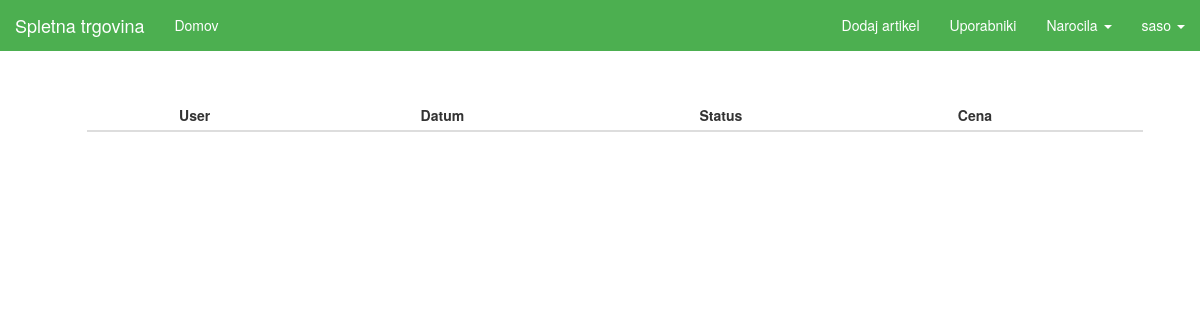
Before: /seller/unprocessed-orders (signed in) with the older database file.
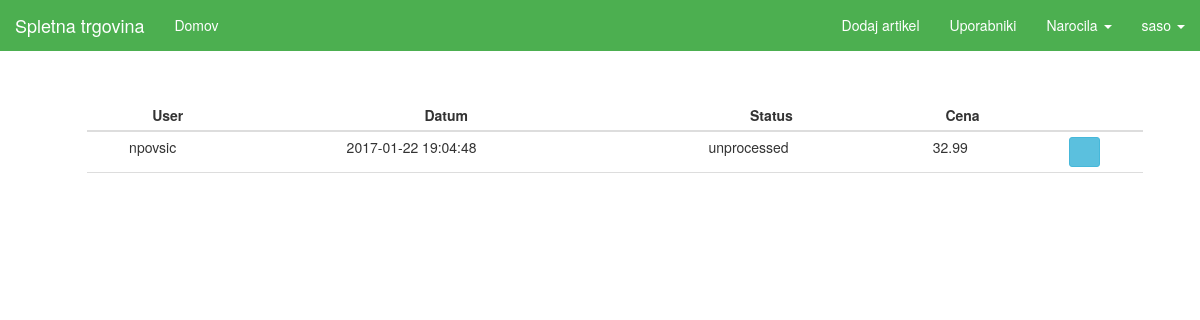
After: the same page with the newer database file.
### tables this page shows
CREATE TABLE `receipt` (
  `id_receipt` int(11) NOT NULL AUTO_INCREMENT,
  `id_user` int(11) DEFAULT NULL,
  `date` timestamp NULL DEFAULT CURRENT_TIMESTAMP,
  `status` varchar(45) NOT NULL,
  `total_cost` double DEFAULT NULL,
  PRIMARY KEY (`id_receipt`)
);

CREATE TABLE `users` (
  `id_user` int(11) NOT NULL AUTO_INCREMENT,
  `first_name` varchar(45) NOT NULL,
  `last_name` varchar(45) DEFAULT NULL,
  `username` varchar(45) DEFAULT NULL,
  `password` longtext,
  `email` varchar(45) DEFAULT NULL,
  `phone_num` varchar(45) DEFAULT NULL,
  `address` varchar(45) DEFAULT NULL,
  `city` varchar(45) DEFAULT NULL,
  `country` varchar(45) DEFAULT NULL,
  `active_user` int(11) NOT NULL,
  `token` int(11) NOT NULL,
  PRIMARY KEY (`id_user`),
  UNIQUE KEY `username_UNIQUE` (`username`),
  UNIQUE KEY `email_UNIQUE` (`email`)
);

### View.php (called while the page is built, shortened)
<?php
class View {
    public static function render($file, $variables = array(), $extract) {
        include($file);
        return ob_get_clean();
    }
}

### sql/DBReceipt.php (called while the page is built, shortened)
<?php
class DBReceipt {
    public static function getUnprocessedReceipts() {
        $db = InitDB::getInstance();
        $stmt = $db->prepare("SELECT * FROM receipt WHERE status = ?");
        $stmt->bindValue(1, "unprocessed");
        $stmt->execute();
        return $stmt->fetchAll();
    }
    public static function getUser($id) {
        $db = InitDB::getInstance();
        $stmt = $db->prepare("SELECT username FROM users WHERE id_user = ?");
        $stmt->bindValue(1, $id);
        $stmt->execute();
        return $stmt->fetch();
    }
}

### view/seller/unprocessed_orders.php (the view, shortened to what the changed rows need)
<!DOCTYPE html>
<html>
<head>
    <?php
    require_once("sql/DBReceipt.php");
    include "view/partials/head.php";
    ?>
</head>
<body>
    <?php include "view/partials/navigation_seller.php"; ?>
    <div class="container">
     <div class="container">
        <div class="wrapper">
            <div class="row active-with-click">
                <table id="cart" class="table table-condensed">
                    <thead>
                    <tr>
                        <th class="text-center text-middle">User</th>
                        <th class="text-center text-middle">Datum</th>
                        <th class="text-center text-middle">Status</th>
                        <th class="text-center text-middle">Cena</th>
                        <th></th>
                    </tr>
                    </thead>
                    <tbody>
                <?php
                    foreach ($variables as $item) { ?>
                        <tr>
                            <td class="text-center text-middle" data-th="name">
                                <div class="row">
                                    <div class="col-sm-10">
                                        <p class="nomargin"><?php echo DBReceipt::getUser($item['id_user'])['username'] ?></p>
                                    </div>
                                </div>
                            </td>
                            <td class="text-center text-middle" data-th="username">
                                <div class="row">
                                    <div class="col-sm-10">
                                        <p class="nomargin"><?php echo $item['date'] ?></p>
                                    </div>
                                </div>
                            </td>
                            <td class="text-center text-middle" data-th="email">
                                <div class="row">
                                    <div class="col-sm-10">
                                        <p class="nomargin"><?php echo $item['status'] ?></p>
                                    </div>
                                </div>
                            </td>
                            <td class="text-center text-middle" data-th="address">
                                <div class="row">
                                    <div class="col-sm-10">
                                        <p class="nomargin"><?php echo $item['total_cost'] ?></p>
                                    </div>
                                </div>
                            </td>
                            <td class="actions text-center text-middle" data-th="edit">
                                <form action="<?php echo BASE_URL . "seller/" ?>unprocessed-orders/info" method="get">
                                    <button class="btn btn-info btn-sm" type="submit">
                                        <i class="glyphicon glyphicon-question-sign"></i>
                                    </button>
                                </form>
                            </td>
                        </tr>
                        <?php
                    }
                    ?>
                    </tbody>
                    <tfoot>
                    <td></td>
                    <td></td>
                    <td></td>
                    <td></td>
                    <td></td>
                    </tfoot>
                </table>
            </div>
        </div>
    </div>
</body>
</html>

### index.php (shortened to what the changed rows need)
<?php
$path = isset($_SERVER["PATH_INFO"]) ? trim($_SERVER["PATH_INFO"], "/") : "";
$urls = [
    "/^$/" => function () {
        Controller::index();
    },
    "/login$/" => function($method) {
        if ($method == "POST") {
            Controller::login();
        } else {
            Controller::login_page();
        }
    },
    "/logout$/" => function() {
        Controller::logout();
    },
    "/register$/" => function($method) {
        if ($method == "POST") {
            Controller::register();
        } else {
            Controller::login_page();
        }
    },
    "/^register\/activate.*/" => function($method, $id = null, $token = null) {
        $id = $_GET['user'];
        $token = $_GET['token'];
        Controller::activation($id, $token);
    },
    "/^article\/(\d+)$/" => function($method, $id = null) {
        Controller::details_page($id);
    },
    "/search.*/" => function($method) {
        Controller::search();
    },
    "/add-to-cart$/" => function () {
        Controller::addToCart();
    },
    "/remove-cart$/" => function () {
        Controller::removeFromCart();
    },
    "/update-cart$/" => function () {
        Controller::updateCart();
    },
    "/purge-cart$/" => function () {
        Controller::purgeCart();
    },
    "/cart-confirm$/" => function($method) {
        Controller::cartConfirm();
    },
    "/cart$/" => function($method) {
        Controller::cart();
    },
    "/checkout$/" => function($method) {
        Controller::checkout();
    },
    "/^article\/rate$/" => function($method, $id = null) {
        Controller::rate();
    },
    "/wip/" => function() {
        Controller::wip();
    },
    "/^user\/(\w+)\/edit$/" => function($method, $username) {
        if (isset($_SESSION['user']) && ($_SESSION['user'] == $username)) {
            if ($method == "POST") {
                Controller::edit_user($_SESSION['id']);
            } else {
                Controller::edit_user_page($_SESSION['id']);
            }
        }
        else {
            View::redirect(BASE_URL);
        }
    },
    "/^user\/(\w+)\/orders\/info$/" => function($method) {
        Controller::order_details($method);
    },
    "/^user\/(\w+)\/orders$/" => function($method, $username) {
        if (isset($_SESSION['user']) && ($_SESSION['user'] == $username)) {
            Controller::user_orders($_SESSION['id']);
        }
        else {
            View::redirect(BASE_URL);
        }
    },
    "/api\/articles$/" => function() {
        APIController::index();
    },
    "/api\/article\/(\d+)$/" => function($method, $id = null) {
        APIController::get_article($id);
    },
    "/^admin$/" => function($method) {
        if ($method == "POST") {
            AdminController::login();
        } else {
            AdminController::login_page();
        }
    },
    "/^admin\/edit$/" => function($method, $id = null) {
        if ($method == "POST") {
            AdminController::edit_admin($id);
        } else {
            AdminController::edit_admin_page($id);
        }
    },
    "/^admin\/edit\/(\d+)$/" => function($method, $id = null) {
        if ($method == "POST") {
            AdminController::edit_seller($id);
        } else {
            AdminController::edit_seller_page($id);
        }
    },
    "/^admin\/add$/" => function($method) {
        if ($method == "POST") {
            AdminController::add_seller();
        } else {
            AdminController::add_seller_page();
        }
    },
    "/^seller$/" => function() {
        SellerController::index();
    },
    "/^seller\/(\w+)\/edit$/" => function($method, $username) {
        if (isset($_SESSION['seller']) && ($_SESSION['seller'] == $username)) {
            if ($method == "POST") {
                SellerController::edit_seller($_SESSION['id']);
            } else {
                SellerController::edit_seller_page($_SESSION['id']);
            }
        }
        else {
            View::redirect(BASE_URL);
        }
    },
    "/^seller\/edit\/(\d+)$/" => function($method, $id = null) {
        if ($method == "POST") {
            SellerController::edit_article($id);
        } else {
            SellerController::edit_article_page($id);
        }
    },
    "/^seller\/delete\/(\d+)$/" => function($method, $id = null) {
        SellerController::delete_article($id);
    },
    "/^seller\/add$/" => function($method) {
        if ($method == "POST") {
            SellerController::add_article();
        } else {
            SellerController::add_article_page();
        }
    },
    "/^seller\/unprocessed-orders$/" => function($method) {
        SellerController::unprocessed_orders();
    },
    "/^seller\/unprocessed-orders\/confirm$/" => function($method) {
        SellerController::confirm_order($method);
    },
    "/^seller\/unprocessed-orders\/cancel$/" => function($method) {
        SellerController::cancel_order($method);
    },
    "/^seller\/all-orders\/storno$/" => function($method) {
        SellerController::storno_order($method);
    },
    "/^seller\/unprocessed-orders\/info$/" => function($method) {
        SellerController::unprocessed_order_details($method);
    },
    "/^seller\/all-orders\/info$/" => function($method) {
        SellerController::order_details($method);
    },
    "/^seller\/all-orders$/" => function($method) {
        SellerController::all_orders();
    },
    "/^seller\/all-users$/" => function($method) {
        SellerController::all_users();
    },
    "/^seller\/all-users\/edit\/(\d+)$/" => function($method, $id = null) {
        if ($method == "POST") {
            SellerController::edit_user($id);
        } else {
            SellerController::edit_user_page($id);
        }
    },
    "/^seller\/all-users\/add$/" => function($method, $id = null) {
        if ($method == "POST") {
            SellerController::add_user();
        } else {
            SellerController::add_user_page();
        }
    },
];
foreach ($urls as $pattern => $controller) {
    if (preg_match($pattern, $path, $params)) {
        try {
            $params[0] = $_SERVER["REQUEST_METHOD"];
            $controller(...$params);
        } catch (InvalidArgumentException $e) {
            View::error404();
        } catch (Exception $e) {
            View::displayError($e, true);
        }
        exit();
    }
}

### view/partials/navigation_seller.php (shortened to what the changed rows need)
<nav class="navbar navbar_seller navbar-fixed-top">
    <div class="container_nav">
        <div class="navbar-header">
            <a class="navbar-brand" href="<?php echo BASE_URL ?>">Spletna trgovina</a>
        </div>
        <div id="navbar" class="collapse navbar-collapse">
            <ul class="nav navbar-nav">
                <li><a href="<?php echo BASE_URL ?>">Domov</a></li>
            </ul>
            <ul class="nav navbar-nav pull-right">
                <li><a href="<?php echo SELLER_URL ?>add">Dodaj artikel</a></li>
                <li><a href="<?php echo SELLER_URL ?>all-users">Uporabniki</a></li>
                <li class="dropdown">
                    <a class="dropdown-toggle" data-toggle="dropdown">Narocila
                        <span class="caret"></span></a>
                </li>
                <?php
                if (isset($_SESSION['logged_in']) && $_SESSION['logged_in'] == true && isset($_SESSION['seller'])) {
                    ?>
                    <li class="dropdown">
                        <a class="dropdown-toggle" data-toggle="dropdown" href="#"><?php echo $_SESSION["seller"] ?>
                            <span class="caret"></span></a>
                    </li>
                    <?php
                } else {
                    ?>
                    <?php
                }
                ?>
            </ul>
        </div>
    </div>
</nav>

Changed rows visible on the page:
added receipt: id_user.username "npovsic", date "2017-01-22 19:04:48", status "unprocessed", total_cost "32.99"
